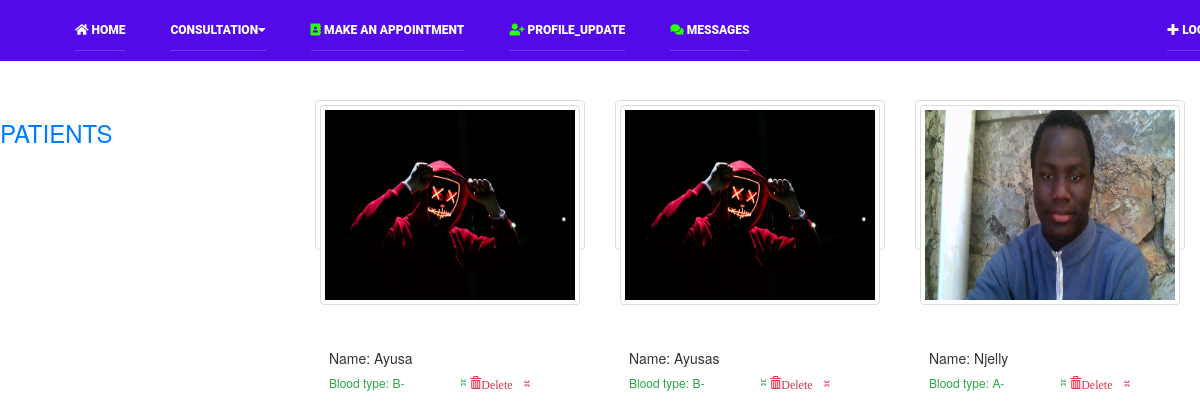
Before: /health/all_patients with the older database file.
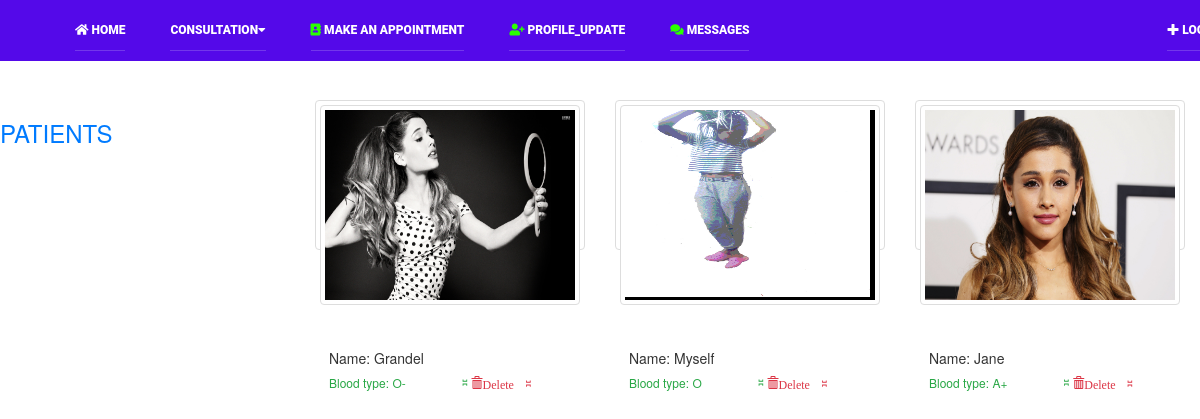
After: the same page with the newer database file.
### MyDoc/models.py (models this page shows, shortened)
class Patient(models.Model):
    user = models.OneToOneField(User, null=True, on_delete=models.CASCADE)
    username = models.CharField(max_length=60)
    image = models.ImageField(default='default.jpg', upload_to='profile_pics', blank=True)
    age = models.IntegerField()
    gender = models.CharField(max_length=6, choices=gender, default='Male')
    email = models.EmailField(blank=True)
    contact = models.IntegerField()
    blood_type = models.CharField(max_length=5, choices=blood_type, default='O')

### MyDoc/views.py (the view)
# urls.py: path('all_patients', views.all_patients, name='all_patients'),
def all_patients(request):
    patient = Patient.objects.all()
    context = {
        'patient': patient
    }
    return render(request, 'MyDoc/all_patients.html', context)

### MyDoc/templates/MyDoc/all_patients.html (shortened to what this page needs)
{% extends 'MyDoc/nav_pat.html' %}
{% load static %}
{% block content %}
<!DOCTYPE html>
<html lang="en">
<head>
        <link rel="stylesheet" href="{% static 'MyDoc/css/index.css' %}" type="text/css">
        <link rel="stylesheet" href="{% static 'MyDoc/css/login.css' %}" type="text/css">
        <link rel="stylesheet" href="{% static 'MyDoc/css/responsive.css' %}" type="text/css">
        <link rel="stylesheet" href="https://use.fontawesome.com/releases/v5.7.0/css/all.css">
        <link rel="stylesheet" href="{% static 'MyDoc/css/open-iconic-bootstrap.min.css' %}">
        <link rel="stylesheet" href="https://stackpath.bootstrapcdn.com/bootstrap/4.5.2/css/bootstrap.min.css">
        <link rel="stylesheet" href="{% static 'MyDoc/css/bootstrap.min.css' %}">
        <link rel="stylesheet" href="{% static 'MyDoc/css/animate.css' %}">
        <link rel="stylesheet" href="{% static 'MyDoc/css/ionicons.min.css' %}">
        <link rel="stylesheet" href="{% static 'MyDoc/css/flaticon.css' %}">
        <link rel="stylesheet" href="{% static 'MyDoc/css/icomoon.css' %}">
</head>
  <div class="container-fluid" style="padding-top: 100px">
            <div class="row">
                <h3 class="text-center text-primary">
                    PATIENTS
                </h3>
                {% if patient %}
                    {% for pat in patient %}
                <div class="col-sm-3">
                    <div class="thumbnail" style="height: 150px">
                        <a href="{% url 'MyDoc:detail' pat.id %}">
                            <img title="Click To See patients Records"  src="{{ pat.image.url }}" alt="{% static 'MyDoc/image/default.jpg' %}" class="img img-thumbnail" style="height: 200px; width: 300px;">
                        </a>
                        <div class="caption" style="padding-top: -15px">
                            <form method="POST" style="height: 23px; width: 30px; padding-top: -15px" action="{% url 'MyDoc:delete_pat' pat.id %}">
                            </form>
                            <h5>Name: {{ pat.username }}</h5>
                            <h6 class="text-success">Blood type: {{ pat.blood_type }}&nbsp;&nbsp; &nbsp; &nbsp; &nbsp; &nbsp; &nbsp; &nbsp; &nbsp; &bbrktbrk;
                                <a style="list-style-type: none" href="{% url 'MyDoc:delete_pat' pat.id %}">
                                    <span class="glyphicon glyphicon-trash text-danger">Delete &bbrktbrk;</span>
                                </a>
                            </h6>
                        </div>
                    </div>
                </div>
                                {% endfor %}
                            {% endif %}
            </div>
</div>
</html>
{% endblock %}

### MyDoc/templates/MyDoc/nav_pat.html (shortened to what this page needs)
{% load static %}
<html lang="en">
  <header class="header_area">
  <div class="main_menu">
    <nav class="navbar navbar-expand-lg navbar-light" id="navbar" style="background: #5409e9;">
      <div class="container" style="background: #5409e9;">
        <div class="collapse navbar-collapse offset" id="navbarSupportedContent">
          <ul class="nav navbar-nav navbar-left menu_nav">
            <li class="nav-item"><a class="nav-link" href="{% url 'MyDoc:index' %}"><i class="fa fa-home"></i>&nbsp;Home</a></li>
            <li class="nav-item submenu dropdown">
              <a href="#" class="nav-link dropdown-toggle" data-toggle="dropdown" role="button" aria-haspopup="true"
              aria-expanded="false">Consultation<i class="fa fa-caret-down"></i></a>
            </li>
              <li class="nav-item" onclick="openForm()"><a class="nav-link" href="{% url 'MyDoc:appointment' %}"  data-toggle="modal" data-target="#modalAppointment"><i class="fa fa-address-book" style="color: #2bff00" aria-hidden="true"></i>&nbsp;<span>Make an Appointment</span></a></li>
              <li class="nav-item"><a class="nav-link" href="{% url 'MyDoc:profile_update' %}"><i class="fa fa-user-plus" style="color: #2bff00"></i>&nbsp;Profile_update</a></li>
              <li class="nav-item"><a class="nav-link" href="{% url 'MyDoc:message' %}"><i class="fa fa-comments" style="color: #2bff00"></i>&nbsp;Messages</a></li>
        </ul>
            <ul class="nav navbar-nav navbar-right" style="margin-right: -110px">
                {% if user.is_authenticated %}
                <li class="nav-item">
                    <a class="nav-link" href="{% url 'MyDoc:logout_patient' %}">
                        <i class="fa fa-power-off" style="color: red" aria-hidden="true"></i>&nbsp;Log out
                    </a>
                </li>
                    <img class="rounded-circle account-img" style="height: 30px; width: 35px; margin-left: 260px; margin-top: 6px;"
                         src="{{ user.patient.image.url }}">
                {% else %}
                <li class="nav-item"><a class="nav-link" href="{% url 'MyDoc:login_patient' %}">
                        <span class="glyphicon glyphicon-plus" aria-hidden="true"></span>&nbsp;Log in
                    </a>
                </li>
                {% endif %}
            </ul>
        </div>
      </div>
    </nav>
  </div>
</header>
{% block content %}
{% endblock %}
</html>

### MyDoc/static/MyDoc/css/index.css (style rules this page uses)
html { margin: 0; padding: 0; box-sizing: border-box; font-family: 'poppins', Sans-Serif; font-size: 16px; overflow-x: hidden; overflow-y: hidden; }
.header_area { position: relative; width: 100%; z-index: 99; transition: background 0.4s, all 0.3s linear; }
.header_area .navbar { background: transparent; padding: 10px; border: 0px; border-radius: 0px; }
.header_area .navbar .nav .nav-item { margin-left: 45px; }
.header_area .navbar .nav .nav-item .nav-link { font: 500 12px/80px "Roboto", sans-serif; text-transform: uppercase; font-weight: 900; color: #fff; padding: 0px; display: inline-block; }
.header_area .navbar .nav .nav-item .nav-link:after { display: none; }
.header_area .navbar .nav .nav-item.submenu { position: relative; }
.header_area .navbar .nav .nav-item:last-child { margin-right: 0px; }
.header_area .navbar .nav .nav-item { margin-right: 28px; }
.header_area { position: absolute; }
.header_area .navbar { background: #5409e9; }
.header_area .navbar .nav .nav-item .nav-link { line-height: 40px; margin-right: 0px; display: block; border-bottom: 1px solid #ededed33; border-radius: 0px; }
.header_area .navbar-collapse { max-height: 340px; }
.header_area .navbar .nav .nav-item { margin-right: 0px; }
.header_area .navbar-collapse { max-height: 100px; }
.navbar .container { margin-left: -10px; padding-left: 15px; padding-right: 15px; }

### MyDoc/static/MyDoc/css/login.css (style rules this page uses)
form { background-color: #FFFFFF; display: flex; align-items: center; justify-content: center; flex-direction: column; padding: 0 50px; height: 100%; text-align: center; overflow: auto; }

Changed rows visible on the page:
removed Patient: image (placeholder picture), username "Ayusa", blood_type "B-"
removed Patient: image (placeholder picture), username "Ayusas", blood_type "B-"
removed Patient: image (picture), username "Njelly", blood_type "A-"
added Patient: image (picture), username "Grandel", blood_type "O-"
added Patient: image (picture), username "Myself", blood_type "O"
added Patient: image (picture), username "Jane", blood_type "A+"
